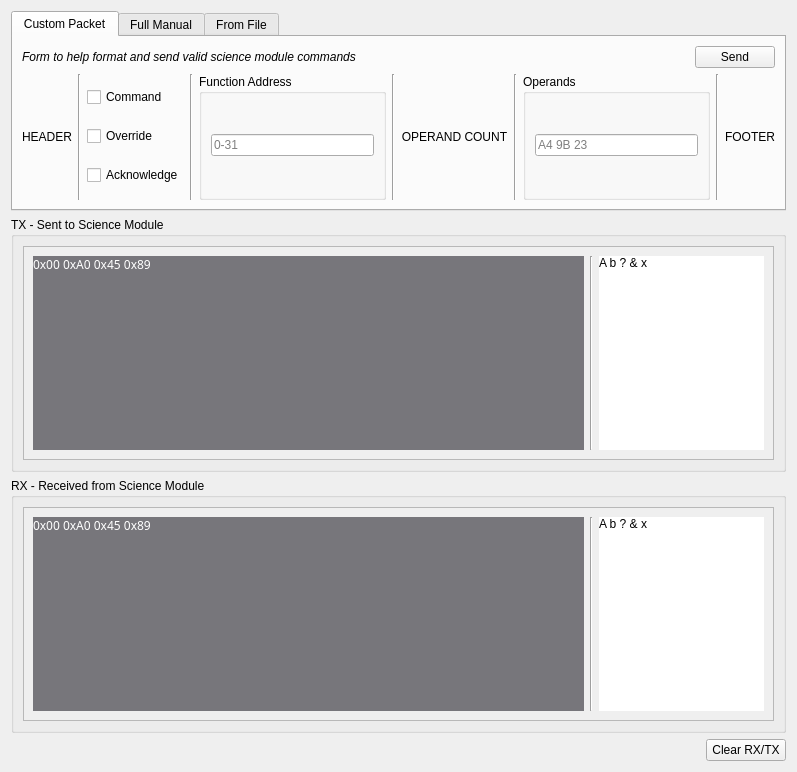
<?xml version="1.0" encoding="UTF-8"?>
<ui version="4.0">
 <class>RXTXView</class>
 <widget class="QWidget" name="RXTXView">
  <property name="geometry">
   <rect>
    <x>0</x>
    <y>0</y>
    <width>797</width>
    <height>772</height>
   </rect>
  </property>
  <property name="windowTitle">
   <string>Science Module Serial Monitor</string>
  </property>
  <layout class="QVBoxLayout" name="verticalLayout_4">
   <item>
    <widget class="QTabWidget" name="tabWidget">
     <property name="sizePolicy">
      <sizepolicy hsizetype="Expanding" vsizetype="Fixed">
       <horstretch>0</horstretch>
       <verstretch>0</verstretch>
      </sizepolicy>
     </property>
     <property name="currentIndex">
      <number>0</number>
     </property>
     <widget class="QWidget" name="tab">
      <attribute name="title">
       <string>Custom Packet</string>
      </attribute>
      <layout class="QVBoxLayout" name="verticalLayout_2">
       <item>
        <layout class="QHBoxLayout" name="horizontalLayout_3">
         <item>
          <widget class="QLabel" name="label_4">
           <property name="font">
            <font>
             <italic>true</italic>
            </font>
           </property>
           <property name="text">
            <string>Form to help format and send valid science module commands</string>
           </property>
          </widget>
         </item>
         <item>
          <spacer name="horizontalSpacer">
           <property name="orientation">
            <enum>Qt::Horizontal</enum>
           </property>
           <property name="sizeHint" stdset="0">
            <size>
             <width>40</width>
             <height>20</height>
            </size>
           </property>
          </spacer>
         </item>
         <item>
          <widget class="QPushButton" name="pushButton_submit_form">
           <property name="text">
            <string>Send</string>
           </property>
          </widget>
         </item>
        </layout>
       </item>
       <item>
        <layout class="QHBoxLayout" name="horizontalLayout_8">
         <item>
          <widget class="QLabel" name="label">
           <property name="text">
            <string>HEADER</string>
           </property>
           <property name="alignment">
            <set>Qt::AlignCenter</set>
           </property>
           <property name="wordWrap">
            <bool>true</bool>
           </property>
          </widget>
         </item>
         <item>
          <widget class="Line" name="line">
           <property name="orientation">
            <enum>Qt::Vertical</enum>
           </property>
          </widget>
         </item>
         <item>
          <layout class="QVBoxLayout" name="verticalLayout">
           <item>
            <widget class="QCheckBox" name="checkBox_com">
             <property name="text">
              <string>Command</string>
             </property>
            </widget>
           </item>
           <item>
            <widget class="QCheckBox" name="checkBox_ovr">
             <property name="text">
              <string>Override</string>
             </property>
            </widget>
           </item>
           <item>
            <widget class="QCheckBox" name="checkBox_ack">
             <property name="text">
              <string>Acknowledge</string>
             </property>
            </widget>
           </item>
          </layout>
         </item>
         <item>
          <widget class="Line" name="line_4">
           <property name="orientation">
            <enum>Qt::Vertical</enum>
           </property>
          </widget>
         </item>
         <item>
          <widget class="QGroupBox" name="groupBox">
           <property name="sizePolicy">
            <sizepolicy hsizetype="Preferred" vsizetype="Preferred">
             <horstretch>1</horstretch>
             <verstretch>0</verstretch>
            </sizepolicy>
           </property>
           <property name="title">
            <string>Function Address</string>
           </property>
           <layout class="QHBoxLayout" name="horizontalLayout_5">
            <item>
             <widget class="QLineEdit" name="lineEdit_function_addr">
              <property name="placeholderText">
               <string>0-31</string>
              </property>
             </widget>
            </item>
           </layout>
          </widget>
         </item>
         <item>
          <widget class="Line" name="line_3">
           <property name="orientation">
            <enum>Qt::Vertical</enum>
           </property>
          </widget>
         </item>
         <item>
          <widget class="QLabel" name="label_2">
           <property name="sizePolicy">
            <sizepolicy hsizetype="Preferred" vsizetype="Preferred">
             <horstretch>0</horstretch>
             <verstretch>0</verstretch>
            </sizepolicy>
           </property>
           <property name="text">
            <string>OPERAND COUNT</string>
           </property>
           <property name="alignment">
            <set>Qt::AlignCenter</set>
           </property>
           <property name="wordWrap">
            <bool>true</bool>
           </property>
          </widget>
         </item>
         <item>
          <widget class="Line" name="line_2">
           <property name="orientation">
            <enum>Qt::Vertical</enum>
           </property>
          </widget>
         </item>
         <item>
          <widget class="QGroupBox" name="groupBox_2">
           <property name="sizePolicy">
            <sizepolicy hsizetype="Preferred" vsizetype="Preferred">
             <horstretch>1</horstretch>
             <verstretch>0</verstretch>
            </sizepolicy>
           </property>
           <property name="title">
            <string>Operands</string>
           </property>
           <layout class="QHBoxLayout" name="horizontalLayout_7">
            <item>
             <widget class="QLineEdit" name="lineEdit_operands">
              <property name="text">
               <string/>
              </property>
              <property name="placeholderText">
               <string>A4 9B 23</string>
              </property>
             </widget>
            </item>
           </layout>
          </widget>
         </item>
         <item>
          <widget class="Line" name="line_5">
           <property name="orientation">
            <enum>Qt::Vertical</enum>
           </property>
          </widget>
         </item>
         <item>
          <widget class="QLabel" name="label_3">
           <property name="text">
            <string>FOOTER</string>
           </property>
           <property name="alignment">
            <set>Qt::AlignCenter</set>
           </property>
           <property name="wordWrap">
            <bool>true</bool>
           </property>
          </widget>
         </item>
        </layout>
       </item>
      </layout>
     </widget>
     <widget class="QWidget" name="tab_2">
      <attribute name="title">
       <string>Full Manual</string>
      </attribute>
      <layout class="QVBoxLayout" name="verticalLayout_3">
       <item>
        <layout class="QHBoxLayout" name="horizontalLayout_9">
         <item>
          <widget class="QLabel" name="label_5">
           <property name="sizePolicy">
            <sizepolicy hsizetype="Preferred" vsizetype="Preferred">
             <horstretch>0</horstretch>
             <verstretch>0</verstretch>
            </sizepolicy>
           </property>
           <property name="minimumSize">
            <size>
             <width>0</width>
             <height>0</height>
            </size>
           </property>
           <property name="maximumSize">
            <size>
             <width>16777215</width>
             <height>16777215</height>
            </size>
           </property>
           <property name="font">
            <font>
             <italic>true</italic>
            </font>
           </property>
           <property name="text">
            <string>Send any data you'd like to the science module</string>
           </property>
          </widget>
         </item>
        </layout>
       </item>
       <item>
        <widget class="QGroupBox" name="groupBox_3">
         <property name="sizePolicy">
          <sizepolicy hsizetype="Preferred" vsizetype="Preferred">
           <horstretch>3</horstretch>
           <verstretch>0</verstretch>
          </sizepolicy>
         </property>
         <property name="title">
          <string>Send as Hexadecimal</string>
         </property>
         <layout class="QHBoxLayout" name="horizontalLayout_12">
          <item>
           <widget class="QLineEdit" name="lineEdit_hex_manual">
            <property name="placeholderText">
             <string>53 80 04 01 02 03 04 4D</string>
            </property>
           </widget>
          </item>
          <item>
           <widget class="QPushButton" name="pushButton_hex_manual">
            <property name="text">
             <string>Send</string>
            </property>
           </widget>
          </item>
         </layout>
        </widget>
       </item>
       <item>
        <widget class="QGroupBox" name="groupBox_4">
         <property name="sizePolicy">
          <sizepolicy hsizetype="Preferred" vsizetype="Preferred">
           <horstretch>3</horstretch>
           <verstretch>0</verstretch>
          </sizepolicy>
         </property>
         <property name="title">
          <string>Send as Ascii</string>
         </property>
         <layout class="QHBoxLayout" name="horizontalLayout_13">
          <item>
           <widget class="QLineEdit" name="lineEdit_ascii_manual">
            <property name="placeholderText">
             <string>lorem ipsum</string>
            </property>
           </widget>
          </item>
          <item>
           <widget class="QPushButton" name="pushButton_ascii_manual">
            <property name="text">
             <string>Send</string>
            </property>
           </widget>
          </item>
         </layout>
        </widget>
       </item>
      </layout>
     </widget>
     <widget class="QWidget" name="tab_3">
      <attribute name="title">
       <string>From File</string>
      </attribute>
      <layout class="QVBoxLayout" name="verticalLayout_5">
       <item>
        <widget class="QLabel" name="label_10">
         <property name="font">
          <font>
           <family>Bitstream Charter</family>
           <pointsize>30</pointsize>
           <italic>true</italic>
          </font>
         </property>
         <property name="text">
          <string>In Development</string>
         </property>
         <property name="alignment">
          <set>Qt::AlignCenter</set>
         </property>
        </widget>
       </item>
      </layout>
     </widget>
    </widget>
   </item>
   <item>
    <widget class="QGroupBox" name="groupBox_28">
     <property name="title">
      <string>TX - Sent to Science Module</string>
     </property>
     <property name="flat">
      <bool>true</bool>
     </property>
     <layout class="QHBoxLayout" name="horizontalLayout">
      <item>
       <widget class="QScrollArea" name="scrollArea_command">
        <property name="widgetResizable">
         <bool>true</bool>
        </property>
        <widget class="QWidget" name="scrollAreaWidgetContents">
         <property name="geometry">
          <rect>
           <x>0</x>
           <y>0</y>
           <width>753</width>
           <height>190</height>
          </rect>
         </property>
         <layout class="QHBoxLayout" name="horizontalLayout_4">
          <item>
           <widget class="QLabel" name="label_tx_hex">
            <property name="sizePolicy">
             <sizepolicy hsizetype="Preferred" vsizetype="Preferred">
              <horstretch>10</horstretch>
              <verstretch>0</verstretch>
             </sizepolicy>
            </property>
            <property name="font">
             <font>
              <family>Ubuntu Sans Mono</family>
             </font>
            </property>
            <property name="mouseTracking">
             <bool>true</bool>
            </property>
            <property name="styleSheet">
             <string notr="true">background-color: rgb(119, 118, 123);
color: rgb(255, 255, 255);</string>
            </property>
            <property name="text">
             <string>0x00 0xA0 0x45 0x89</string>
            </property>
            <property name="alignment">
             <set>Qt::AlignLeading|Qt::AlignLeft|Qt::AlignTop</set>
            </property>
            <property name="wordWrap">
             <bool>true</bool>
            </property>
            <property name="margin">
             <number>5</number>
            </property>
            <property name="textInteractionFlags">
             <set>Qt::LinksAccessibleByMouse|Qt::TextSelectableByKeyboard|Qt::TextSelectableByMouse</set>
            </property>
           </widget>
          </item>
          <item>
           <widget class="Line" name="line_6">
            <property name="orientation">
             <enum>Qt::Vertical</enum>
            </property>
           </widget>
          </item>
          <item>
           <widget class="QLabel" name="label_tx_ascii">
            <property name="sizePolicy">
             <sizepolicy hsizetype="Preferred" vsizetype="Preferred">
              <horstretch>3</horstretch>
              <verstretch>0</verstretch>
             </sizepolicy>
            </property>
            <property name="styleSheet">
             <string notr="true">background-color: rgb(255, 255, 255);</string>
            </property>
            <property name="text">
             <string>A b ? &amp; x</string>
            </property>
            <property name="alignment">
             <set>Qt::AlignLeading|Qt::AlignLeft|Qt::AlignTop</set>
            </property>
            <property name="wordWrap">
             <bool>true</bool>
            </property>
            <property name="textInteractionFlags">
             <set>Qt::LinksAccessibleByMouse|Qt::TextSelectableByKeyboard|Qt::TextSelectableByMouse</set>
            </property>
           </widget>
          </item>
         </layout>
        </widget>
       </widget>
      </item>
     </layout>
    </widget>
   </item>
   <item>
    <widget class="QGroupBox" name="groupBox_29">
     <property name="title">
      <string>RX - Received from Science Module</string>
     </property>
     <property name="flat">
      <bool>true</bool>
     </property>
     <layout class="QHBoxLayout" name="horizontalLayout_2">
      <item>
       <widget class="QScrollArea" name="scrollArea_query">
        <property name="widgetResizable">
         <bool>true</bool>
        </property>
        <widget class="QWidget" name="scrollAreaWidgetContents_2">
         <property name="geometry">
          <rect>
           <x>0</x>
           <y>0</y>
           <width>753</width>
           <height>189</height>
          </rect>
         </property>
         <layout class="QHBoxLayout" name="horizontalLayout_6">
          <item>
           <widget class="QLabel" name="label_rx_hex">
            <property name="sizePolicy">
             <sizepolicy hsizetype="Preferred" vsizetype="Preferred">
              <horstretch>10</horstretch>
              <verstretch>0</verstretch>
             </sizepolicy>
            </property>
            <property name="font">
             <font>
              <family>Ubuntu Sans Mono</family>
             </font>
            </property>
            <property name="styleSheet">
             <string notr="true">background-color: rgb(119, 118, 123);
color: rgb(255, 255, 255);</string>
            </property>
            <property name="text">
             <string>0x00 0xA0 0x45 0x89</string>
            </property>
            <property name="alignment">
             <set>Qt::AlignLeading|Qt::AlignLeft|Qt::AlignTop</set>
            </property>
            <property name="wordWrap">
             <bool>true</bool>
            </property>
            <property name="margin">
             <number>5</number>
            </property>
            <property name="textInteractionFlags">
             <set>Qt::LinksAccessibleByMouse|Qt::TextSelectableByKeyboard|Qt::TextSelectableByMouse</set>
            </property>
           </widget>
          </item>
          <item>
           <widget class="Line" name="line_7">
            <property name="orientation">
             <enum>Qt::Vertical</enum>
            </property>
           </widget>
          </item>
          <item>
           <widget class="QLabel" name="label_rx_ascii">
            <property name="sizePolicy">
             <sizepolicy hsizetype="Preferred" vsizetype="Preferred">
              <horstretch>3</horstretch>
              <verstretch>0</verstretch>
             </sizepolicy>
            </property>
            <property name="styleSheet">
             <string notr="true">background-color: rgb(255, 255, 255);</string>
            </property>
            <property name="text">
             <string>A b ? &amp; x</string>
            </property>
            <property name="alignment">
             <set>Qt::AlignLeading|Qt::AlignLeft|Qt::AlignTop</set>
            </property>
            <property name="wordWrap">
             <bool>true</bool>
            </property>
            <property name="textInteractionFlags">
             <set>Qt::LinksAccessibleByMouse|Qt::TextSelectableByKeyboard|Qt::TextSelectableByMouse</set>
            </property>
           </widget>
          </item>
         </layout>
        </widget>
       </widget>
      </item>
     </layout>
    </widget>
   </item>
   <item>
    <layout class="QHBoxLayout" name="horizontalLayout_11">
     <item>
      <spacer name="horizontalSpacer_2">
       <property name="orientation">
        <enum>Qt::Horizontal</enum>
       </property>
       <property name="sizeHint" stdset="0">
        <size>
         <width>40</width>
         <height>20</height>
        </size>
       </property>
      </spacer>
     </item>
     <item>
      <widget class="QPushButton" name="pushButton_clear">
       <property name="text">
        <string>Clear RX/TX</string>
       </property>
      </widget>
     </item>
    </layout>
   </item>
  </layout>
 </widget>
 <resources/>
 <connections/>
</ui>
